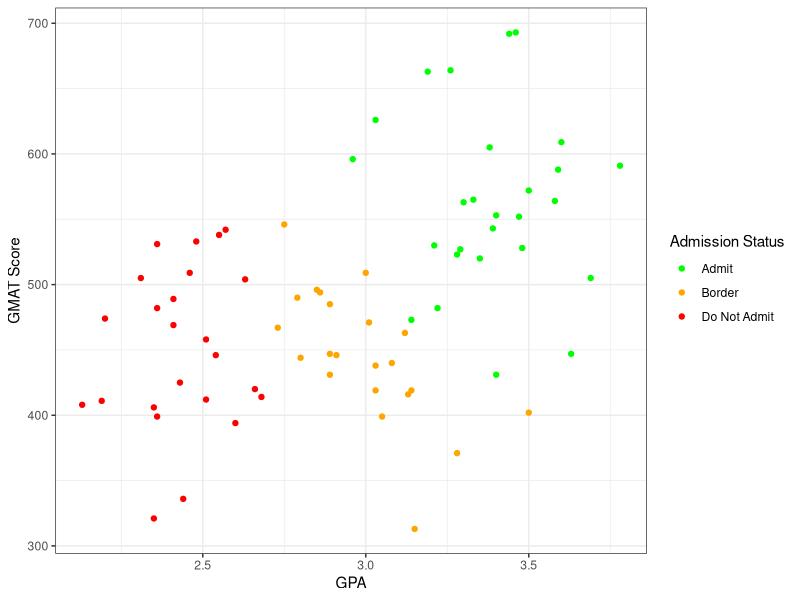
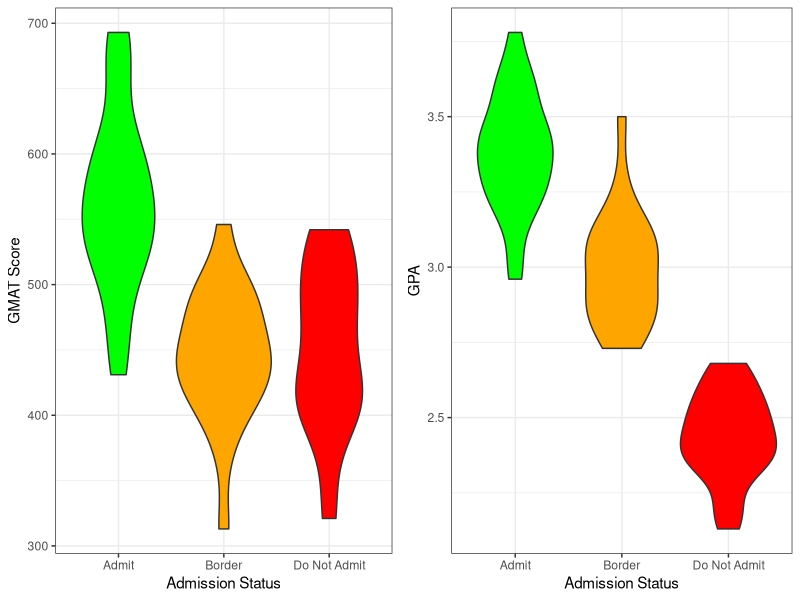
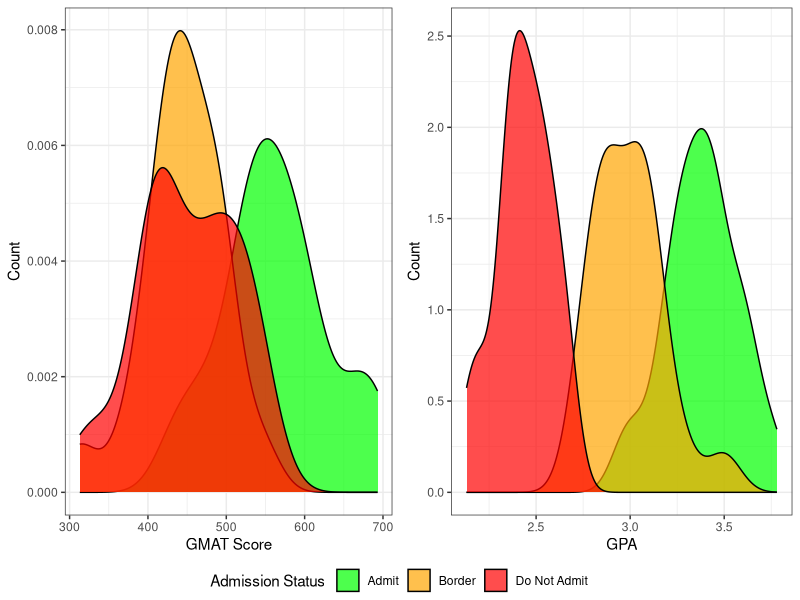

These charts were generated, in order, by the following R code:
## ---- chunk 1
library(tidyverse)
## ---- chunk 2
library(tidyverse)
library(gridExtra)
library(ggpubr) # For plotting histograms with common legend

admission <- read.csv("admission.csv")



str(admission)
admission$De <- as.factor(admission$De)

# Split into training and testing sets
admission_test <- admission %>% 
  group_by(De) %>% 
  slice_tail(n=4)

admission_train <- anti_join(admission, admission_test)

summary(admission_train)

# Scatter plot of GMAT vs GPA
ggplot(admission_train, aes(x=GPA, y=GMAT, col=De)) +
  geom_point() + 
  scale_color_manual("Admission Status",values=c("green", 'orange', "red"),
                    labels=c("Admit", "Border", "Do Not Admit")) +
  xlab("GPA") +
  ylab("GMAT Score") +
  theme_bw()

# Violin plots: GPA and GMAT vs admission status 
create_violin_plot <- function(data, y_var, y_label=y_var) {
  ggplot(data, aes(x = De, y = .data[[y_var]], fill = De)) +
    geom_violin() +
    scale_fill_manual(values = c("green", "orange", "red")) +
    guides(fill = "none") +
    xlab("Admission Status") +
    ylab(y_label) +
    scale_x_discrete(labels = c("Admit", "Border", "Do Not Admit")) +
    theme_bw()
}

gmat_vs_status <- create_violin_plot(admission_train, "GMAT", "GMAT Score")
gpa_vs_status <- create_violin_plot(admission_train, "GPA")
grid.arrange(gmat_vs_status, gpa_vs_status, nrow = 1, ncol = 2)

# Density plots
create_density <- function(data, xvar, xlabel = xvar) {
  p <- ggplot(data, aes(x = .data[[xvar]], fill = De)) +
    geom_density(alpha=0.7) +
    scale_fill_manual(
      name = "Admission Status",
      values = c("green", "orange", "red"), 
      labels = c("Admit", "Border", "Do Not Admit")
    ) +
    xlab(xlabel) +
    ylab("Count") +
    theme_bw() 
}

gpa_density <- create_density(admission_train, "GPA") 
gmat_density <- create_density(admission_train, "GMAT", "GMAT Score")

ggarrange(gmat_density, gpa_density, ncol=2, nrow=1, 
          common.legend = TRUE, legend="bottom")
